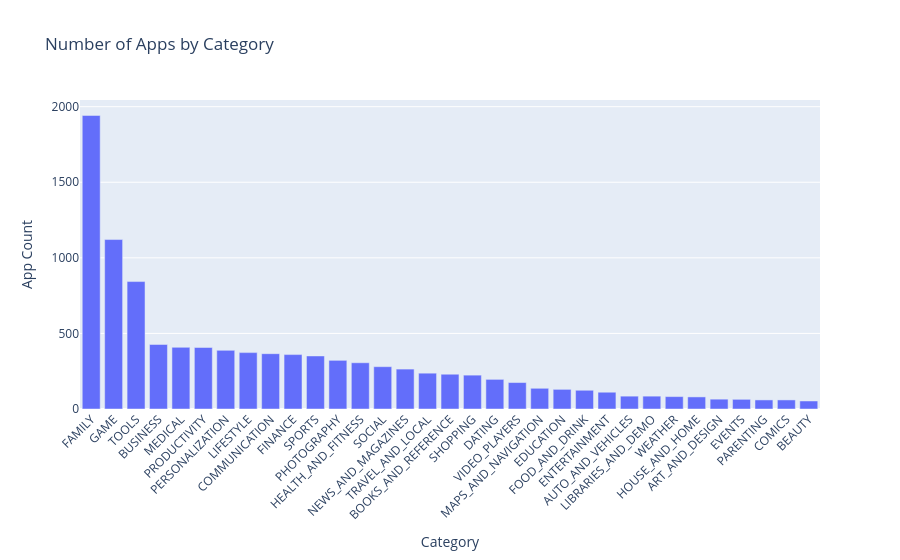

The code cell stored with this chart in its notebook:
### Markdown cell above
### 8. Interactive Visualization

An interactive chart is created using Plotly to explore the number of apps across different categories.

### Code cell
import plotly.express as px

category_counts = apps["Category"].value_counts().reset_index()
category_counts.columns = ["Category", "App Count"]

fig = px.bar(
    category_counts,
    x="Category",
    y="App Count",
    title="Number of Apps by Category",
    hover_data=["App Count"]
)

fig.update_layout(xaxis_tickangle=-45)
fig.show()

### Figure 1 — Plotly figure (JSON) as saved in the notebook; plotly's stock layout.template omitted (floating-point values rounded to 4 significant figures)
{"data": [{"alignmentgroup": "True", "hovertemplate": "Category=%{x}<br>App Count=%{y}<extra></extra>", "legendgroup": "", "marker": {"color": "#636efa", "pattern": {"shape": ""}}, "name": "", "offsetgroup": "", "orientation": "v", "showlegend": false, "textposition": "auto", "type": "bar", "x": ["FAMILY", "GAME", "TOOLS", "BUSINESS", "MEDICAL", "PRODUCTIVITY", "PERSONALIZATION", "LIFESTYLE", "COMMUNICATION", "FINANCE", "SPORTS", "PHOTOGRAPHY", "HEALTH_AND_FITNESS", "SOCIAL", "NEWS_AND_MAGAZINES", "TRAVEL_AND_LOCAL", "BOOKS_AND_REFERENCE", "SHOPPING", "DATING", "VIDEO_PLAYERS", "MAPS_AND_NAVIGATION", "EDUCATION", "FOOD_AND_DRINK", "ENTERTAINMENT", "AUTO_AND_VEHICLES", "LIBRARIES_AND_DEMO", "WEATHER", "HOUSE_AND_HOME", "ART_AND_DESIGN", "EVENTS", "PARENTING", "COMICS", "BEAUTY"], "xaxis": "x", "y": [1942, 1121, 843, 427, 408, 407, 388, 373, 366, 360, 351, 322, 306, 280, 264, 237, 230, 224, 196, 175, 137, 130, 124, 111, 85, 85, 82, 80, 65, 64, 60, 60, 53], "yaxis": "y"}], "layout": {"barmode": "relative", "legend": {"tracegroupgap": 0}, "title": {"text": "Number of Apps by Category"}, "xaxis": {"anchor": "y", "domain": [0, 1], "tickangle": -45, "title": {"text": "Category"}}, "yaxis": {"anchor": "x", "domain": [0, 1], "title": {"text": "App Count"}}}}
